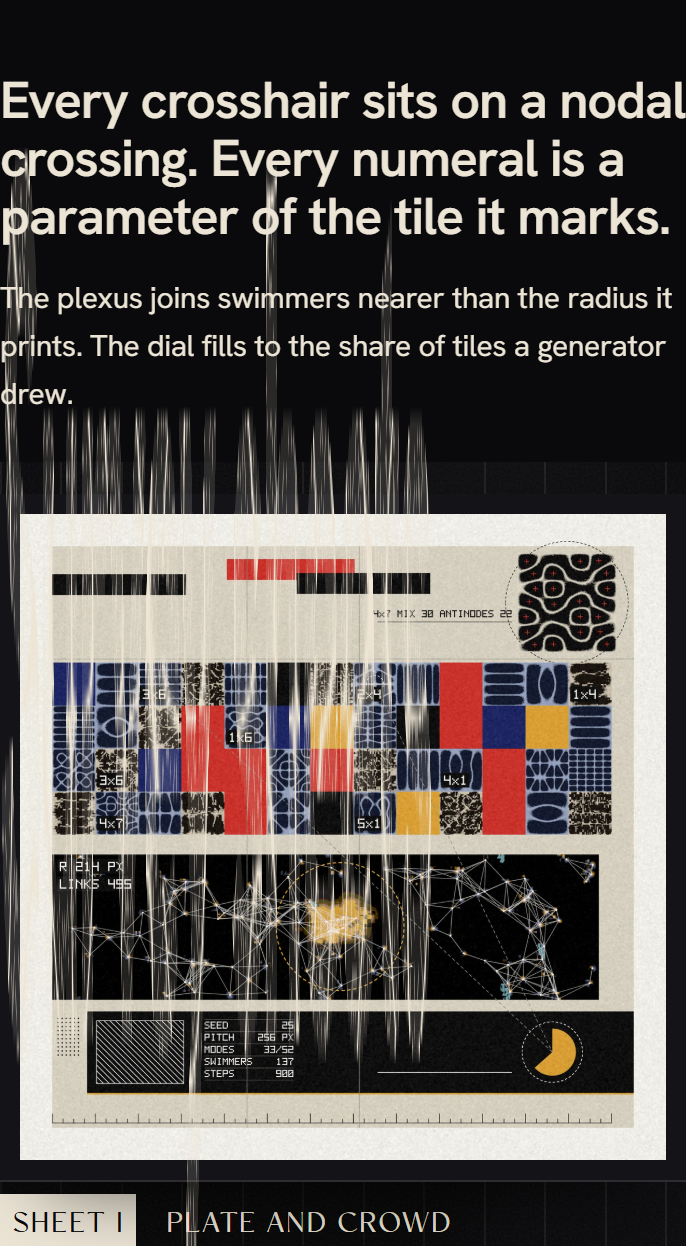
#> input picture feed-25/build/audit/gallery-375/2026_10_23_feed_test_25_build_index_html__canvas0.png, 686 x 1246 px
$ python -i fixtures.py   (imports and definitions only)
#> lines starting #> are read from the running program, lines starting #| are printed output that depends on the picture
#> further down, picture is the input picture: PIL image 686x1246 RGB; mean R, G, B 88.3, 83.3, 80.2
# SPDX-FileCopyrightText: 2026 Zain Dana Harper
# SPDX-License-Identifier: FSL-1.1-MIT
"""Synthetic sources with answers set by construction. No saved artifact is used in a test."""
import io
import os
import sys

import numpy as np
from PIL import Image, ImageDraw

HERE = os.path.dirname(os.path.abspath(__file__))
sys.path.insert(0, os.path.dirname(HERE))

from cleanroom.config import use_libs  # noqa: E402

# [1 line not run here, left out]
from design_parts import generate  # noqa: E402


# [22 lines left out: function textured, not called in this run]


def save_jpeg(im, path, q=92):
    im.save(path, "JPEG", quality=q)
    return path


def light_edit(im):
    """Brightness +4%, a 10%-area box painted over, a 6% crop rescaled back, JPEG q85."""
    w, h = im.size
#> w = 686; h = 1246
    a = np.asarray(im, float) * 1.04
    e = Image.fromarray(np.clip(a, 0, 255).astype(np.uint8))
    ImageDraw.Draw(e).rectangle([int(w * .1), int(h * .1), int(w * .1 + w * .316), int(h * .1 + h * .316)],
                                fill=(200, 40, 40))
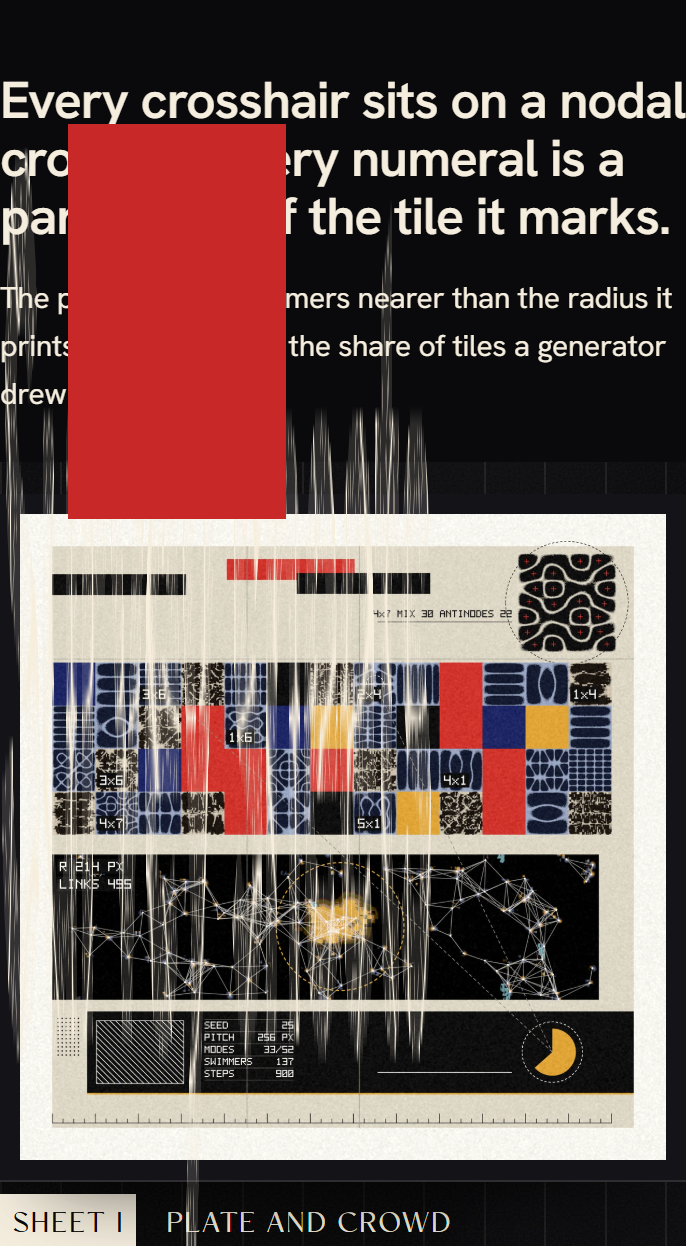
#> e: PIL image 686x1246 RGB; mean R, G, B 106.5, 85.3, 82.1
    e = e.crop((int(w * .03), int(h * .03), int(w * .97), int(h * .97))).resize((w, h), Image.LANCZOS)
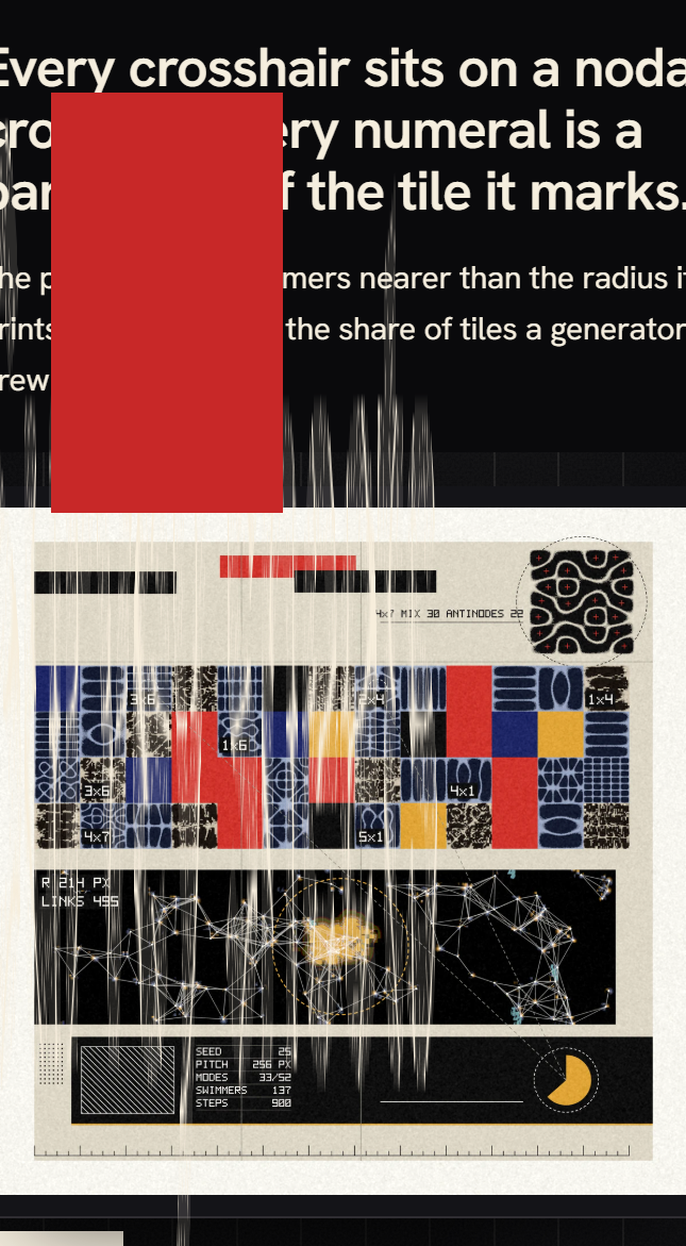
#> e: PIL image 686x1246 RGB; mean R, G, B 115.4, 91.6, 87.9
    buf = io.BytesIO()
    e.save(buf, "JPEG", quality=85)
    return Image.open(io.BytesIO(buf.getvalue())).convert("RGB")


# [18 lines left out: functions paste_region, tone_wav, not called in this run]

>>> from PIL import Image
>>> picture = Image.open('../../../feed-25/build/audit/gallery-375/2026_10_23_feed_test_25_build_index_html__canvas0.png')
>>> result = light_edit(picture)

$ run again, on feed-25/build/audit/gallery-375/2026_10_23_feed_test_25_build_index_html__view.png
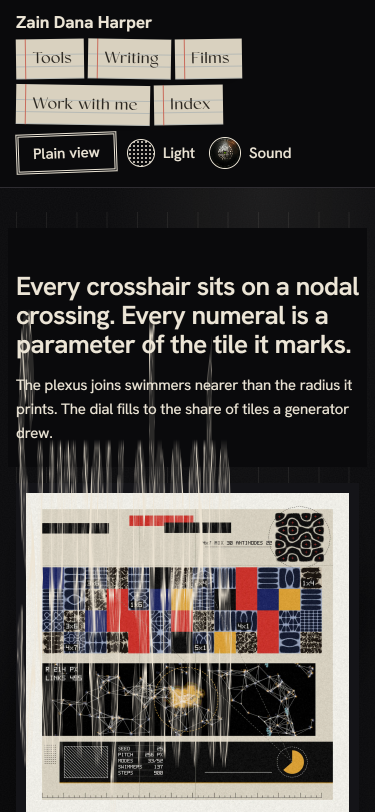
#> input picture feed-25/build/audit/gallery-375/2026_10_23_feed_test_25_build_index_html__view.png, 750 x 1624 px (shown at 1/2 size)
#> picture is the input picture: PIL image 750x1624 RGB; mean R, G, B 75.7, 71.8, 69.1
#> in light_edit, `ImageDraw.Draw(e).rectangle([int(w * .1), int(h * .1), int(w * .1 + w ..`:
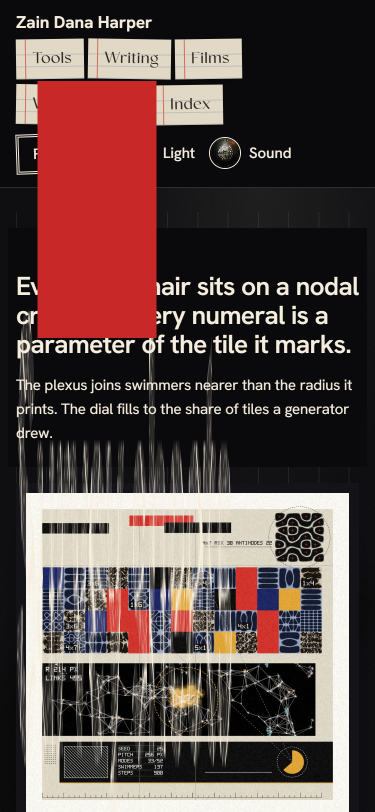
#> e: PIL image 750x1624 RGB (shown at 1/2 size); mean R, G, B 92.3, 72.3, 69.7
#> in light_edit, `e = e.crop((int(w * .03), int(h * .03), int(w * .97), int(h * .97))).r..`:
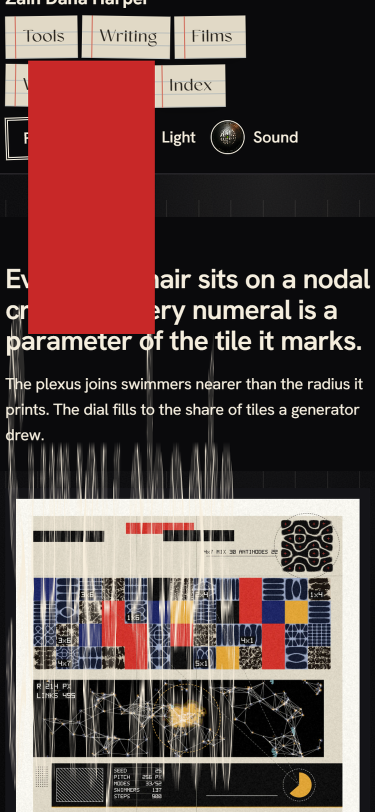
#> e: PIL image 750x1624 RGB (shown at 1/2 size); mean R, G, B 96, 73.5, 70.7

$ run again, on feed-25/build/audit/gallery-375/2026_10_23_feed_test_25_build_index_html__view_200.png
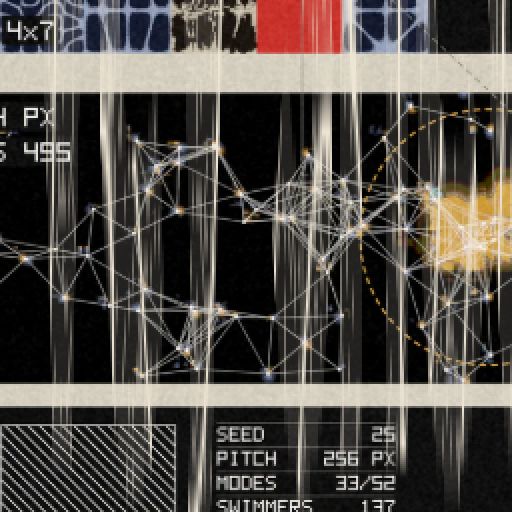
#> input picture feed-25/build/audit/gallery-375/2026_10_23_feed_test_25_build_index_html__view_200.png, 512 x 512 px
#> picture is the input picture: PIL image 512x512 RGB; mean R, G, B 81.6, 76.5, 71.4
#> in light_edit, `ImageDraw.Draw(e).rectangle([int(w * .1), int(h * .1), int(w * .1 + w ..`:
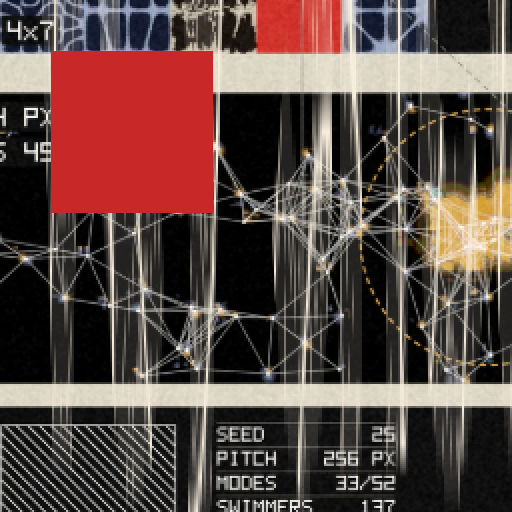
#> e: PIL image 512x512 RGB; mean R, G, B 94.2, 73.2, 68.5
#> in light_edit, `e = e.crop((int(w * .03), int(h * .03), int(w * .97), int(h * .97))).r..`:
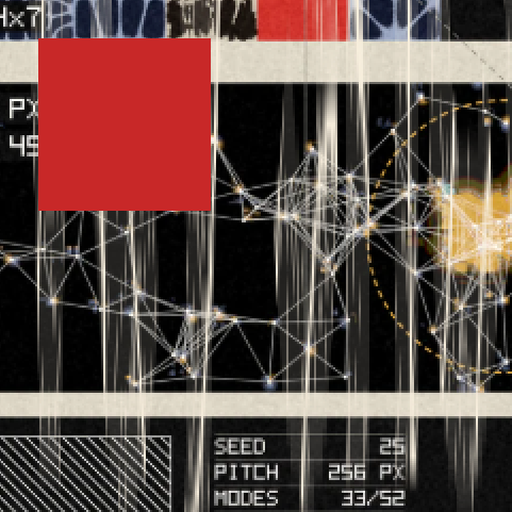
#> e: PIL image 512x512 RGB; mean R, G, B 95.8, 73.1, 68.2
